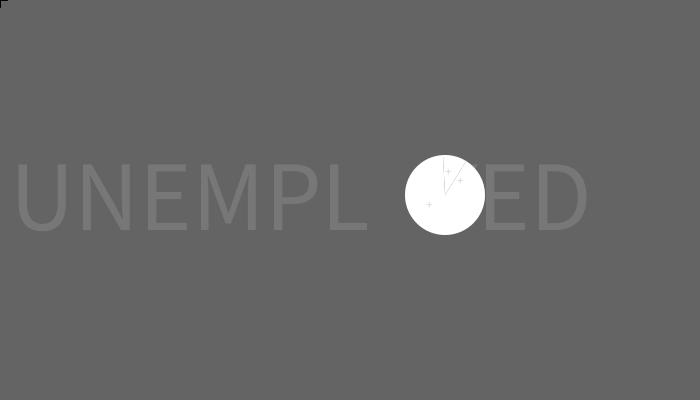
Frame 1 (no input)
Frame 60 (the mouse pressed at the canvas centre just before this capture): identical to frame 1, image omitted
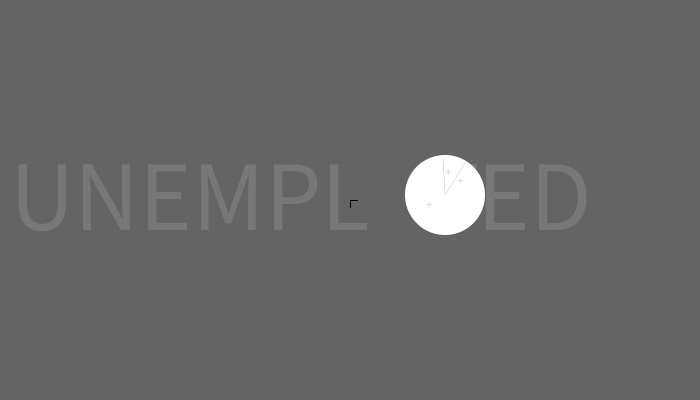
Frame 120 (the mouse held since frame 60 and released just before this capture)

The Processing sketch that drew these frames (run headless with seeded random() and noise(); from frame 60 on, the mouse is pressed at the canvas centre):

// Processing sketch: processing_59462
// ── processing_59462.pde

float c1x, c1y, c2xNoResponse, c2yNoResponse, c2xNotEmploying, c2yNotEmploying, c2xInterviews, c2yInterviews, c2xTNoResponse, c2yTNoResponse, c2xTNotEmploying, c2yTNotEmploying, c2xTInterviews, c2yTInterviews, interviewsDeclinedAngle, interviewsNoAngle, interviewsNoResponseAngle;
int radius, radius2;
float arcAngle1, arcAngle4;
float angleInRadians, angleInDegrees, angleInRadians2, angleInDegrees2;
float averageAngleNoResponse, averageAngleNotEmploying, averageAngleInterviews ;
boolean c2Interviews, c2NoResponse, c2NotEmploying, c2InterviewsDeclined, c2InterviewsNo, c2InterviewsNoResponse = false;

float numNoResponse = 23;
float numNotEmploying = 3;    
float numInterviews = 5;   
float numInterviewsNo = 2;
float numInterviewsNoResponse = 2;
float numInterviewsDeclined = 1;

float totalFirms = (numNoResponse+numNotEmploying+numInterviews); 
float degPerFirm =360/(numNoResponse+numNotEmploying+numInterviews);
float arcAngle2 = degPerFirm*numNoResponse;
float arcAngle3 = (arcAngle2+(degPerFirm*numNotEmploying));

String firmsNoResponse = "10 DESIGN, KPF, TFP, OVAL, FOSTERS, ROCCO, RONALDLU, RAD, IDA, NBBJ,CHUNGWANNAN, HLW, LDASIA, PDPEAST, PHILIPLIAO, COMPASS, YI&ASSOC, SENIORMAN, UNSTUDIO, RSH+P, TRAHAN, GRAVITY";
String firmsNotEmploying = "RMJM, AEDAS, ARQUITECTONICA";
String firmsInterviews = "OMA, HEAD, LWK, DAVIDCLOVERS, CL3";
String firmsInterviewsNo = "OMA, HEAD";
String firmsInterviewsNoResponse = "CL3, LWK";
String firmsInterviewsDeclined = "DAVIDCLOVERS";


void setup() {
  size(700, 400);
  smooth();
  noStroke();
  noCursor();
}

void draw() {
  noStroke();
  interviewsDeclinedAngle = degPerFirm*1;
  interviewsNoAngle = degPerFirm*2;
  interviewsNoResponseAngle = degPerFirm*2;
  float averageAngleDeclined, averageAngleNo, averageAngleNoResponse, c3xDeclined, c3yDeclined, c3xNo, c3yNo, c3xNoResponse, c3yNoResponse;
  averageAngleDeclined = radians((arcAngle4+(arcAngle4-interviewsDeclinedAngle))/2);
  averageAngleNo = radians(((arcAngle3+interviewsNoResponseAngle)+(arcAngle4-interviewsDeclinedAngle))/2);
  averageAngleNoResponse = radians((arcAngle3+arcAngle3+interviewsNoResponseAngle)/2);
  c3xDeclined =c2xInterviews+(radius * cos(averageAngleDeclined))*.75;
  c3yDeclined =c2yInterviews+(radius * sin(averageAngleDeclined))*.75;
  c3xNo =c2xInterviews+(radius * cos(averageAngleNo))*.75;                                  
  c3yNo =c2yInterviews+(radius * sin(averageAngleNo))*.75;
  c3xNoResponse =c2xInterviews+(radius * cos(averageAngleNoResponse))*.75;
  c3yNoResponse =c2yInterviews+(radius * sin(averageAngleNoResponse))*.75;


  background(100);
  textSize(100);
  fill(200, 200, 200, 50);
  text("UNEMPL   YED", 10, height/2+30);
  textSize(13);
  c1x = width/2+95;
  c1y = height/2-5;

  radius = 80;
  arcAngle1 = 0;
  arcAngle4 = 360;

  fill(200, 200, 200, 50);                                  
  ellipse (c1x, c1y, radius, radius);
  fill(100);                                    
  ellipse (c1x, c1y, radius-20, radius-20);


  arc1(c1x, c1y, arcAngle1, arcAngle2, arcAngle3, arcAngle4);

  if (c2Interviews) {
    Interview(arcAngle3, arcAngle4, averageAngleDeclined, averageAngleNo, averageAngleNoResponse, c3xDeclined, c3yDeclined, c3xNo, c3yNo, c3xNoResponse, c3yNoResponse);
  }

  plusMinus(c1x, c1y, arcAngle1, arcAngle2, arcAngle3, arcAngle4);
  textOver(c1x, c1y, c3xNo, c3yNo, c3xNoResponse, c3yNoResponse, c3xDeclined, c3yDeclined, arcAngle1, arcAngle2, arcAngle3, arcAngle4);

  x();
}

//ARC FUNCTION//

void arc1(float c1x, float c1y, float arcAngle1, float arcAngle2, float arcAngle3, float arcAngle4) {
  averageAngleNoResponse = radians((arcAngle1+arcAngle2)/2);
  averageAngleNotEmploying = radians((arcAngle2+arcAngle3)/2);
  averageAngleInterviews = radians((arcAngle3+arcAngle4)/2);
  c2xNoResponse =c1x+(radius * cos(averageAngleNoResponse))*.75;
  c2yNoResponse =c1y+(radius * sin(averageAngleNoResponse))*.75;
  c2xNotEmploying =c1x+(radius * cos(averageAngleNotEmploying))*.75;
  c2yNotEmploying =c1y+(radius * sin(averageAngleNotEmploying))*.75;
  c2xInterviews =c1x+(radius * cos(averageAngleInterviews))*.75;
  c2yInterviews =c1y+(radius * sin(averageAngleInterviews))*.75;


  if ( c2NoResponse) {   
    fill(255, 100, 100);
    arc(c2xNoResponse, c2yNoResponse, radius, radius, radians(arcAngle1), radians(arcAngle2));
  }
  else {
    fill(255);
    arc(c1x, c1y, radius, radius, radians(arcAngle1), radians(arcAngle2));
  }
  if ( c2NotEmploying) {   
    fill(255, 100, 100);
    arc(c2xNotEmploying, c2yNotEmploying, radius, radius, radians(arcAngle2), radians(arcAngle3));
  }
  else {
    fill(255);
    arc(c1x, c1y, radius, radius, radians(arcAngle2), radians(arcAngle3));
  }

  if ( c2Interviews) {   
    fill(255, 100, 100);
    arc(c2xInterviews, c2yInterviews, radius, radius, radians(arcAngle3), radians(arcAngle4));
  }
  else {
    fill(255);
    arc(c1x, c1y, radius, radius, radians(arcAngle3), radians(arcAngle4));
  }
}





void mousePressed() {
  angleInRadians = atan2( mouseY-c1y, mouseX-c1x);
  if (angleInRadians<0) {
    angleInRadians = (2*PI)+ angleInRadians;
  }
  angleInDegrees = degrees(angleInRadians);
  if (dist(c1x, c1y, mouseX, mouseY)<radius/2 && angleInDegrees<arcAngle2 && angleInDegrees>arcAngle1) {
    c2NoResponse = !c2NoResponse;
  }
  if (dist(c1x, c1y, mouseX, mouseY)<radius/2 && angleInDegrees<arcAngle3 && angleInDegrees>arcAngle2) {
    c2NotEmploying = !c2NotEmploying;
  }
  if (dist(c1x, c1y, mouseX, mouseY)<radius/2 && angleInDegrees<arcAngle4 && angleInDegrees>arcAngle3) {
    c2Interviews = !c2Interviews;
  }

  angleInRadians2 = atan2( mouseY-c2yInterviews, mouseX-c2xInterviews);
  if (angleInRadians2<0) {
    angleInRadians2 = (2*PI)+ angleInRadians2;
  }
  angleInDegrees2 = degrees(angleInRadians2);

  if (dist(c2xInterviews, c2yInterviews, mouseX, mouseY)<radius/2 && angleInDegrees2<arcAngle4 && angleInDegrees2>arcAngle4-interviewsDeclinedAngle) {
    c2InterviewsDeclined = !c2InterviewsDeclined;
  }
  if (dist(c2xInterviews, c2yInterviews, mouseX, mouseY)<radius/2 && angleInDegrees2<arcAngle4-interviewsDeclinedAngle && angleInDegrees2>arcAngle3+interviewsNoResponseAngle) {
    c2InterviewsNo = !c2InterviewsNo;
  }
  if (dist(c2xInterviews, c2yInterviews, mouseX, mouseY)<radius/2 && angleInDegrees2<arcAngle3+interviewsNoResponseAngle && angleInDegrees2>arcAngle3) {
    c2InterviewsNoResponse = !c2InterviewsNoResponse;
  }
}





//MOUSE OVER ARC//

boolean arcWithin(float cx, float cy, float arcAngleFirst, float arcAngleSecond) {
  angleInRadians = atan2( mouseY-cy, mouseX-cx);
  if (angleInRadians<0) {
    angleInRadians = (2*PI)+ angleInRadians;
  }
  angleInDegrees = degrees(angleInRadians);
  if (dist(cx, cy, mouseX, mouseY)<radius/2&& angleInDegrees>arcAngleFirst && arcAngleSecond>angleInDegrees) {
    return true;
  }
  else {
    return false;
  }
}






void Interview(float arcAngle3, float arcAngle4, float averageAngleDeclined, float averageAngleNo, float averageAngleNoResponse, float c3xDeclined, float c3yDeclined, float c3xNo, float c3yNo, float c3xNoResponse, float c3yNoResponse) {

  if (c2InterviewsDeclined) {
    arc(c3xDeclined, c3yDeclined, radius, radius, radians(arcAngle4-interviewsDeclinedAngle), radians(arcAngle4));
  }
  if (c2InterviewsNo) {
    arc(c3xNo, c3yNo, radius, radius, radians(arcAngle3+interviewsNoResponseAngle), radians(arcAngle4-interviewsDeclinedAngle));
  }
  if (c2InterviewsNoResponse) {
    arc(c3xNoResponse, c3yNoResponse, radius, radius, radians(arcAngle3), radians(arcAngle3+interviewsNoResponseAngle));
  }
}









//TEXT OVER

void textOver(float c1x, float c1y, float c3xNo, float c3yNo, float c3xNoResponse, float c3yNoResponse, float c3xDeclined, float c3yDeclined, float arcAngle1, float arcAngle2, float arcAngle3, float arcAngle4) {
  textLeading(14);
  if (c2NoResponse == false&&c2NotEmploying == false&&c2Interviews == false)
    if (arcWithin(c1x, c1y, arcAngle1, arcAngle4)) {
      String c1totalFirms = (totalFirms+" FIRMS APPLIED TO");
      fill(200, 200, 200, 100);
      rect (mouseX+7, mouseY+7, textWidth(c1totalFirms), 12);
      fill(100);
      text (c1totalFirms, mouseX+7, mouseY+18);
    }

  if (c2NoResponse) {
    if (arcWithin(c2xNoResponse, c2yNoResponse, arcAngle1, arcAngle2)) {
      String c2NoResponseText = (numNoResponse+" NO RESPONSE");
      fill(200, 200, 200, 100);
      rect (mouseX+7, mouseY+7, textWidth(c2NoResponseText), 230);
      fill(100);
      text ( c2NoResponseText, mouseX+7, mouseY+18);
      text (firmsNoResponse, mouseX+7, mouseY+28, textWidth(c2NoResponseText), 250);
    }
  }
  if (c2NotEmploying) {
    if (arcWithin(c2xNotEmploying, c2yNotEmploying, arcAngle2, arcAngle3)) {
      String c2NotEmploying = (numNotEmploying+" NOT EMPLOYING");
      fill(200, 200, 200, 100);
      rect (mouseX+7, mouseY+7, textWidth(c2NotEmploying), 50);
      fill(100);
      text (c2NotEmploying, mouseX+7, mouseY+18);
      text (firmsNotEmploying, mouseX+7, mouseY+28, textWidth(c2NotEmploying), 200);
    }
  }
  if (c2Interviews && !c2InterviewsNo && !c2InterviewsDeclined && !c2InterviewsNoResponse) {
    if (arcWithin(c2xInterviews, c2yInterviews, arcAngle3, arcAngle4)) {
      String c2Interviews = (numInterviews+" INTERVIEWS");
      fill(200, 200, 200, 100);
      rect (mouseX+7, mouseY+7, textWidth(c2Interviews), 80);
      fill(100);
      text (c2Interviews, mouseX+7, mouseY+18);
      text (firmsInterviews, mouseX+7, mouseY+28, textWidth(c2Interviews), 200);
    }
  }
  if (c2InterviewsNo) {
    if (arcWithin(c3xNo, c3yNo, arcAngle3+interviewsNoResponseAngle, arcAngle4-interviewsDeclinedAngle)) {      //FIX THIS LOCATION    arc(c3xNo, c3yNo, radius, radius, radians(arcAngle3+interviewsNoResponseAngle), radians(arcAngle4-interviewsDeclinedAngle));
      String c2Interviews = (numInterviewsNo+" SAID NO");
      fill(200, 200, 200, 100);
      rect (mouseX+7, mouseY+7, textWidth(c2Interviews), 37);
      fill(100);
      text (c2Interviews, mouseX+7, mouseY+18);
      text (firmsInterviewsNo, mouseX+7, mouseY+28, textWidth(c2Interviews), 200);
    }
  }
  if (c2InterviewsNoResponse) {
    if (arcWithin(c3xNoResponse, c3yNoResponse, arcAngle3, arcAngle3+interviewsNoResponseAngle)) {      //FIX THIS LOCATION    
      String c2Interviews = (numInterviewsNoResponse+" NO RESPONSE");
      fill(200, 200, 200, 100);
      rect (mouseX+7, mouseY+7, textWidth(c2Interviews), 37);
      fill(100);
      text (c2Interviews, mouseX+7, mouseY+18);
      text (firmsInterviewsNoResponse, mouseX+7, mouseY+28, textWidth(c2Interviews), 200);
    }
  }
  if (c2InterviewsDeclined) {
    if (arcWithin(c3xDeclined, c3yDeclined, arcAngle4-interviewsDeclinedAngle, arcAngle4)) {      //FIX THIS LOCATION  
      String c2Interviews = (numInterviewsDeclined+" DECLINED OFFER");
      fill(200, 200, 200, 100);
      rect (mouseX+7, mouseY+7, textWidth(c2Interviews), 37);
      fill(100);
      text (c2Interviews, mouseX+7, mouseY+18);
      text (firmsInterviewsDeclined, mouseX+7, mouseY+28, textWidth(c2Interviews), 200);
    }
  }
}


//TEXT PLUS AND MINUS SIGN

void plusMinus(float c1x, float c1y, float arcAngle1, float arcAngle2, float arcAngle3, float arcAngle4) {
  averageAngleNoResponse = radians((arcAngle1+arcAngle2)/2);
  averageAngleNotEmploying = radians((arcAngle2+arcAngle3)/2);
  averageAngleInterviews = radians((arcAngle3+arcAngle4)/2);
  c2xTNoResponse =c1x+(radius * cos(averageAngleNoResponse))*.25;
  c2yTNoResponse =c1y+(radius * sin(averageAngleNoResponse))*.25;
  c2xTNotEmploying =c1x+(radius * cos(averageAngleNotEmploying))*.25;
  c2yTNotEmploying =c1y+(radius * sin(averageAngleNotEmploying))*.25;
  c2xTInterviews =c1x+(radius * cos(averageAngleInterviews))*.25;
  c2yTInterviews =c1y+(radius * sin(averageAngleInterviews))*.25;
  if (c2NoResponse) {
    fill(255, 255, 255, 50);
    text("-", c2xTNoResponse-5, c2yTNoResponse);
  } 
  else {
    fill(0, 0, 0, 40);
    text("+", c2xTNoResponse-5, c2yTNoResponse);
  }

  if (c2NotEmploying) {
    fill(255, 255, 255, 50);
    text("-", c2xTNotEmploying-5, c2yTNotEmploying);
  }
  else {
    fill(0, 0, 0, 40);
    text("+", c2xTNotEmploying-5, c2yTNotEmploying);
  }
  if (c2Interviews) {
    fill(255, 255, 255, 50);
    text("-", c2xTInterviews-5, c2yTInterviews);
  }
  else {
    fill(0, 0, 0, 40);
    text("+", c2xTInterviews-5, c2yTInterviews);
  }
  if (c2Interviews && !c2InterviewsNo && !c2InterviewsNoResponse && !c2InterviewsDeclined) {
    fill(255, 255, 255, 100);
    text("+", c2xInterviews+14, c2yInterviews-8);
  }
  if (c2Interviews && c2InterviewsNo || c2InterviewsNoResponse || c2InterviewsDeclined)
  {
    fill(0, 0, 0, 40);
    text("-", c2xInterviews+14, c2yInterviews-8);
  }
}

void x() {
  fill(0);
  stroke(1);
  line(mouseX, mouseY, mouseX+7, mouseY);
  line(mouseX, mouseY, mouseX, mouseY+7);
}
